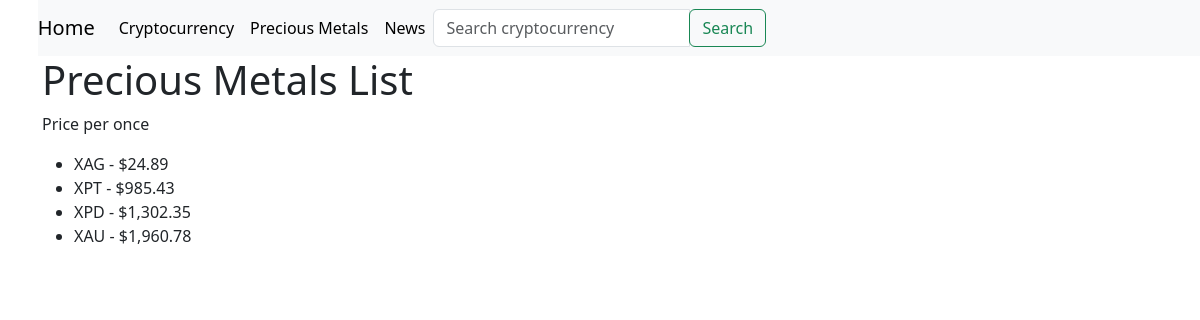
Page /coin_app/precious-metals/ on the committed database.
### coin_app/models.py (models this page shows, shortened)
class PreciousMetalsModel(models.Model):
    code = models.TextField(max_length=20)
    rate = models.DecimalField(max_digits=8, decimal_places=2)

### coin_app/api/views.py (the view)
# urls.py: path('precious-metals/', PreciousMetalsListView.as_view(), name='precious-metals-list'),
class PreciousMetalsListView(ListView):
    model = PreciousMetalsModel
    template_name = 'coin_app/precious_metals_list.html'
    context_object_name = 'metal_list'
    ordering = ['rate']

### templates/coin_app/precious_metals_list.html
{% extends 'base.html' %}
{% block content %}
  <h1>Precious Metals List</h1>
  <p>Price per once</p>
  <ul>
    {% for metal in metal_list %}
      <li>{{ metal.code }} - ${{ metal.rate }}</li>
    {% empty %}
      <li>No metals available.</li>
    {% endfor %}
  </ul>
{% endblock %}

### static/coin_app/style.css (style rules this page uses)
h1 { color: green; }

### rows in the picture
PreciousMetalsModel: code "XAG", rate "24.89"
PreciousMetalsModel: code "XPT", rate "985.43"
PreciousMetalsModel: code "XPD", rate "1,302.35"
PreciousMetalsModel: code "XAU", rate "1,960.78"
